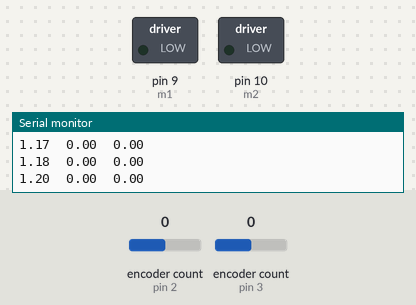
Bench run of a sketch on a simulated Arduino Uno, built with avr-gcc and run on an emulated ATmega328P. Shown: switched loads named in the sketch (green lamp = pin HIGH), the last lines printed to the serial monitor. Inputs (shaded band) come from the test bench; at power-on: encoder count (sensors on pin 2, pin 3) 0.

Above: at 1.2 s.
1.3 s: encoder count (sensor on pin 2) set to 1
4.3 s: encoder count (sensor on pin 3) set to 1
At 4.53 s:
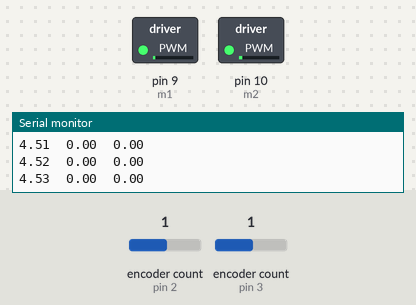
7.3 s: encoder count (sensor on pin 2) set to 2
At 10.1 s:
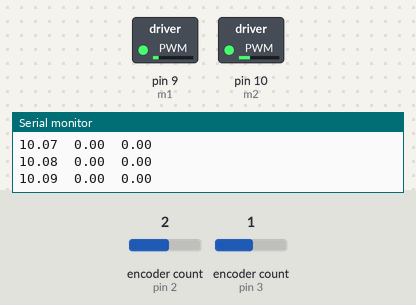
10.3 s: encoder count (sensor on pin 2) set to 6
At 11.73 s:
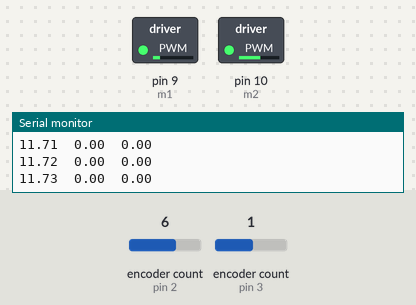
13.3 s: encoder count (sensor on pin 3) set to 0
16.3 s: encoder count (sensor on pin 3) set to 4
At 17.1 s:
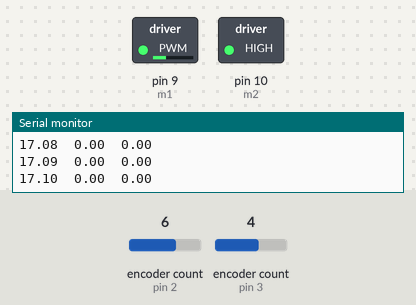
Timing chart, 0 to 24.0 s (numbered marks = the images above; inputs shaded):
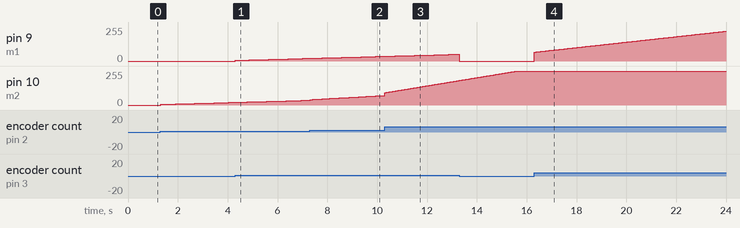

Measured:
- after the input at 4.3 s, pin 9 (m1): moves from 0/255 to 20/255 over 2.9 s, starting at once
- after the input at 16.3 s, pin 9 (m1): moves from 0/255 to 224/255 over 7.7 s, starting at once

The sketch:

mini_project.ino
```cpp
// Braden Guthrie and Noe Avila
// EENG 350 - Section B
// Mini Project Assignment

// This is the code for the Arduino section of the assignment that implements
// the integral control and rotation of the wheels. It will define initial setup of the machine,
// and receive the coordinates from the Pi to know where to move the wheels.

//include librairies

//encoder
#define ENCODER_OPTIMIZE_INTERRUPTS
#include<Encoder.h>

//I2C communication
#include<Wire.h>

//from project documentation and for loop, in order or apperance
//positions
float desired_pos[2] = {0};
float actual_pos[2] = {0};
float prev_pos[2] = {0};
float pos_error[2] = {0};
float delta_pos[2] = {0};

//speeds
float desired_speed[2] = {0};
float actual_speed[2] = {0};
float error[2] = {0};

//voltage and integral error
float voltage[2] = {0};
float integral_error[2] = {0};

//encoders
Encoder motor1(3, 6);
Encoder motor2(2, 5);

//I2C wires
#define addr 8
volatile uint8_t offset = 0;
volatile uint8_t instruction[8]= {0};
volatile uint8_t msgLength = 0;
//pi input
int pi_input[2] = {0};

//motors
#define m1 9
#define m2 10
#define dir_m1 7
#define dir_m2 8
#define en 4
float pwm_m1;
float pwm_m2;

//constant
int Kp_pos = 10; //Kp we arrived at from matlab testing
int Ki_pos = 10; //Ki we found from matlab
int i;
float pi = 3.141592;
int Kp = 2;
float battery_voltage = 7.8;

//timing
unsigned long desired_Ts_ms = 10;
unsigned long last_time_ms;
unsigned long start_time_ms;
float delta_time;
float prev_time;
float current_time;


void setup() {
  // put your setup code here, to run once:
  //initialize serial
  Serial.begin(115200);

  //initialize I2C
  Wire.begin(addr);

  //set callbacks for I2C interrupts
  Wire.onReceive(receive);

  //timing
  last_time_ms = millis();
  start_time_ms = last_time_ms;

  //enable, set directions
  digitalWrite(en, HIGH);
  digitalWrite(dir_m1, HIGH);
  digitalWrite(dir_m2, HIGH);

  //voltage
  voltage[0] = 0;
  voltage[1] = 0;

  //zero the positions
  prev_pos[0] = 0;
  prev_pos[1] = 0;

  //start MATLAB input
  Serial.println("Ready!");

}

// function called when an I2C interrupt event happens
void receive() {
  // Set the offset, this will always be the first byte.
  offset = Wire.read();
  // If there is information after the offset, it is telling us more about the command.
  while (Wire.available()) {
    instruction[msgLength] = Wire.read();
    msgLength++;
  }
}


float getLocation(Encoder motorPin){
  //we no longer need individual counts for m1 or m2 because this is a function
  long pos_counts;
  float pos_rad;

  //read encoder val and compute position of motor
  pos_counts = motorPin.read();
  pos_rad = 2*pi*(float)pos_counts/3200;

  return pos_rad;
}

float getVelocity(float delta_time, float delta_pos){
  //change in position over change in time
  float velocity;

  velocity = delta_pos / delta_time;

  return velocity;
}

void loop() {

// If there is data on the buffer, read it
  if (msgLength > 0) {
    if (instruction[0] == 255){
      pi_input[0] = pi_input[0];
      pi_input[1] = pi_input[1];
    }else{
    pi_input[0] = instruction[0]%2;
    pi_input[1] = instruction[0]/2;
    }
    msgLength = 0;
}


//set the current time
current_time = (float)(last_time_ms - start_time_ms)/1000;

//we only run the motors from 1-3 seconds
//if((1.00 <= current_time) && (current_time<= 10.00)){

  //get locations of motors
  actual_pos[0] = getLocation(motor1);
  actual_pos[1] = getLocation(motor2);

  //get velocity of motors dx/dt
  delta_time = float(current_time - prev_time)/1000;
  delta_pos[0] = prev_pos[0] - actual_pos[0];
  delta_pos[1] = prev_pos[1] - actual_pos[0];

  actual_speed[0] = getVelocity(delta_time, delta_pos[0]);
  actual_speed[1] = getVelocity(delta_time, delta_pos[1]);

  //find desired position
  switch(pi_input[0]){
    case 0:
    desired_pos[1] = 0;
    break;

    case 1:
    desired_pos[1] = pi;
    break;
  }
  switch(pi_input[1]){
    case 0:
    desired_pos[0] = 0;
    break;

    case 1:
    desired_pos[0] = pi;
    break;
  }

  //integral correction
  for(i=0;i<2;i++) {
    pos_error[i] = desired_pos[i] - actual_pos[i];
    integral_error[i] = integral_error[i] + pos_error[i]*((float)desired_Ts_ms /1000);
    desired_speed[i] = Kp_pos * pos_error[i] + Ki_pos * integral_error[i];
    error[i] = desired_speed[i] - actual_speed[i];
    voltage[i] = Kp*error[i];
  }

  //derivative correction
  //motor 1
  if(voltage[0] > 0){
    digitalWrite(dir_m1,LOW);
    } else {
    digitalWrite(dir_m1,HIGH);
  }

  // Apply the requested voltage, up to the maximum available
  pwm_m1 = 255*abs(voltage[0])/battery_voltage;
  if(pos_error[0] == 0) pwm_m1 = 0;
  analogWrite(m1,min(pwm_m1,255));

  //motor 2
  if(voltage[1] > 0){
    digitalWrite(dir_m2,HIGH);
    } else {
    digitalWrite(dir_m2,LOW);
  }

  // Apply the requested voltage, up to the maximum available
  pwm_m2 = 255*abs(voltage[1])/battery_voltage;
  if(pos_error[1] == 0) pwm_m2 = 0;
  analogWrite(m2,min(pwm_m2,255));

  //display results only if we are below 3 seconds
  //if(current_time <= 3.00){
    Serial.print(current_time);
    Serial.print("\t");
    Serial.print(desired_pos[0]/pi);//voltage
    Serial.print("\t");
    Serial.print(desired_pos[1]/pi);//velocity
    Serial.println("");


  //}

  //}

  /*
   //print finished for end of testing
  if((current_time > 10.00) && (current_time < 10.05)){
      Serial.println("Finished");
      digitalWrite(en, LOW);
    }
  */

  //update previous position
  prev_pos[0] = actual_pos[0];
  prev_pos[1] = actual_pos[1];

  //get previous time
  prev_time = millis();

  //time delay for updating values
  while(millis()<last_time_ms + desired_Ts_ms){
    //wait until desired time passes to go out of loop
  }
  last_time_ms = millis();
}
```
